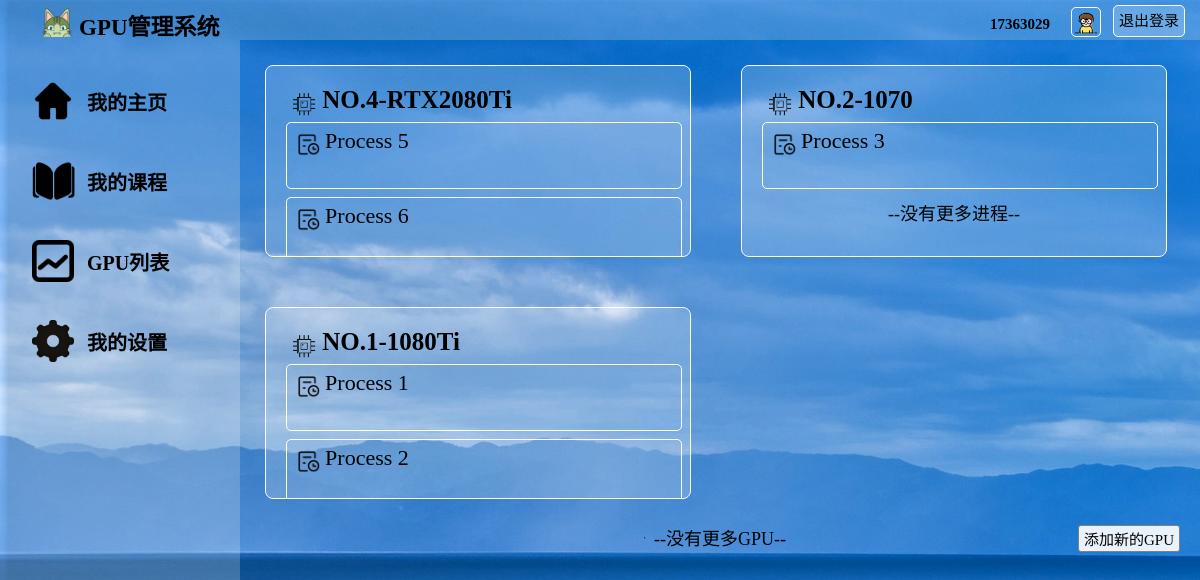
The app's page /process_teacher/ (signed in) with its own data.
### watchlist/models.py (models this page shows, shortened)
class User(db.Model, UserMixin):
    __tablename__ = 'User'
    id = db.Column(db.Integer, primary_key=True)                        # id（主键）
    username = db.Column(db.String(20))                                 # 用户名
    password_hash = db.Column(db.String(128))                           # 用户密码
    identity = db.Column(db.String(128))                                # 身份：学生or老师
    pic_path = db.Column(db.String(128), default="/static/pic/1.jpg")   # 用户头像地址
    stu_id = db.Column(db.String(20), default="未填写")                  # 学生学号
    ingrade = db.Column(db.String(20), default="未填写")                 # 学生年级
    inclass = db.Column(db.String(20), default="未填写")                 # 学生年班级

class GPU_course(db.Model):
    __tablename__ = 'GPU_course'
    id = db.Column(db.Integer, primary_key=True)  # id（主键）
    gpu_name = db.Column(db.String(50), db.ForeignKey('GPU.name'))        # gpu name
    course_name = db.Column(db.String(50), db.ForeignKey('Course.name'))  # 用户对应的课程

class Process(db.Model):
    __tablename__ = 'Process'
    id = db.Column(db.Integer, primary_key=True)                    # id（主键）
    name = db.Column(db.String(50))                                 # 程序的名称
    info = db.Column(db.String(300))                                # 程序的信息
    state = db.Column(db.String(50))                                # 是否运行完成
    result = db.Column(db.String(1000))                             # 程序的结果
    code = db.Column(db.String(10000))                              # 存储代码，方便以后编辑代码
    course_name = db.Column(db.String(50), db.ForeignKey('Course.name'))  # 程序所属的课程
    gpu_name = db.Column(db.String(50), db.ForeignKey('GPU.name'))  # 程序在哪个gpu上跑的

### watchlist/views.py (the view, shortened to what this page needs)
@app.route('/process_teacher/', methods=['GET', 'POST'])
def process_teacher():
    relations = Relation.query.filter_by(user_name=current_user.username).all()
    gpus = GPU_course.query.all()
    processes = Process.query.all()
    courses = Course.query.all()
    distinct_gpus=[]
    for r in relations:
        for c in courses:
            if c.name==r.course_name:
                for g in gpus:
                    if g.course_name==c.name:
                        distinct_gpus.append(g.gpu_name)
    distinct_gpus=list(set(distinct_gpus))
    return render_template('process_teacher.html',relations=relations,gpus=distinct_gpus,processes=processes,courses=courses)

### watchlist/__init__.py (called while the page is built)
@login_manager.user_loader
def load_user(user_id):
    from watchlist.models import User
    user = User.query.get(int(user_id))
    return user

@app.context_processor
def inject_user():
    from watchlist.models import User
    user = User.query.first()
    return dict(user=user)

### watchlist/templates/process_teacher.html (shortened to what this page needs)
<!DOCTYPE html>
<html lang="en">
<head>
	<link rel="stylesheet" href="/static/style.css" />
</head>
<body>
	<div id="container">
		<div id="header">
			<div id="logo">
				<img src="/static/pic/logo.png" alt="">
				<span>GPU管理系统</span>
			</div>
			<div id="other">
				<form form method="POST" action="/logout/">
					<a id="login_out" href="/logout/" class="button">退出登录</a>
					<div id="user_img">
						<img src="{{ current_user.pic_path }}" alt="image">
					</div>
					<div id="user_name">
						<span>{{ current_user.username }}</span>
					</div>
				</form>
			</div>
		</div>
		<div id="main">
			<div id="aside">
				<br>
				<div id="Home Page">
					<div class="asidepic">
						<img src="/static/pic/home.png" alt="">
					</div>
					<div class="asidechoices">
						<a href="/index_teacher/">我的主页</a>
					</div>
				</div>
				<div id="My courses">
					<div class="asidepic">
						<img src="/static/pic/courses.png" alt="">
					</div>
					<div class="asidechoices">
						<a href="/my_courses_teacher/">我的课程</a>
					</div>
				</div>
				<div id="Process">
					<div class="asidepic">
						<img src="/static/pic/process.png" alt="">
					</div>
					<div class="asidechoices">
						<a href="/process_teacher/">GPU列表</a>
					</div>
				</div>
				<div id="Settings">
					<div class="asidepic">
						<img src="/static/pic/settings.png" alt="">
					</div>
					<div class="asidechoices">
						<a href="/settings_teacher/">我的设置</a>
					</div>
				</div>
			</div>
			<div id="content">
				{% for g in gpus %}
				<div id="gpu_process" class="index_box">
					<a href="/GPUs/{{g[3:4]}}/">
						<div class="index_img">
							<img src="/static/pic/gpu.png" alt="">
						</div>
						{{g}}
					</a>
					{% for p in processes %}
					{% if p['gpu_name']==g %}
					<div class="index_coursebox">
						<a href="/process_teacher/{{p['id']}}/">
							<div class="index_img">
								<img src="/static/pic/process_.png" alt="">
							</div>
							{{p['name']}}
						</a>
					</div>
					{% endif %}
					{% endfor %}
					<p class="index_box_no">--没有更多进程--</p>
				</div>
				{% endfor %}
				<p class="index_box_no" style="clear:both;">--没有更多GPU--</p>
				<a id="new_notice_submit" href="/new_gpus/" class="button" style="margin-right:20px;margin-top:-35px;">
					添加新的GPU
				</a>
			</div>
		</div>
</body>
</html>

### watchlist/static/style.css (style rules this page uses)
* { margin: 0; padding: 0; font-family: "阿里巴巴普惠体", "微软雅黑"; color: black; }
html { height: 100%; background:url("pic/bg.gif") repeat-y; background-size: cover; }
#container { margin: 0; height: 100%; }
#header { height: 40px; width: 100%; position: fixed; z-index: 1000;left: 0; top: 0; }
#login_out { height: 30px; padding: 0 5px; margin:5px 15px 6px 2px; font-size:15px; line-height: 30px; float:right; background: rgba(255, 255, 255, 0.2); color:black; text-decoration: none; border:1px solid white; border-radius: 5px; }
#user_img { margin-top: 5px; margin-right: -40px padding-top: -50px; float: right; margin: 10px; height: 30px; width: 30px; }
#user_img img { margin-top:-15px; width: 95%; height:95%; border: 1px solid white; border-radius: 5px; }
#user_name { width: 80px; height: 88%; float: right; margin:1px -10px 1px 0; padding: 1px; color: black; text-align: right; }
#user_name span { font-size: 15px; font-weight: bold; }
#logo { height: 100%; width: 20%; float: left; background: rgba(255, 255, 255, 0.2); }
#logo img { float: left; margin-left: 40px; height: 85%; margin-top: 3px; }
#logo span { float: left; margin-left: 5px; margin-top: 8px; font-weight: bold; font-size: 23px; }
#other { height: 100%; width: 80%; float: left; background: rgba(255, 255, 255, 0.2); text-align: right; line-height: 40px; font-size: 20px; color: black; }
#other span { height: 80%; width: 20%; color: black; margin-right:20px; }
#main { height: auto; }
#aside { margin-top: 40px; float: left; width: 20%; height: 100%; background: rgba(255, 255, 255, 0.2); position: fixed; }
#aside div { height: 60px; margin: auto; text-align: left; margin-left: 5px; padding: 10px; }
#aside a { text-decoration: none; text-align: center; font-size: 20px; line-height: 50px; height: 60px; color: black; margin: 5px; padding: 2px; font-weight: bold; }
.asidepic { height: 80%; width: 25px; float: left; line-height: 100%; }
.asidepic img { height: 70%; margin: 2px; }
.asidechoices { height: 80%; float: left; margin:2px; padding: 2px; }
#content { float: right; width: 80%; height: 100%; overflow: auto; margin-top:40px; }
.index_box { height: 150px; width: 40%; float: left; margin: 25px; border: 1px solid white; background: rgba(255, 255, 255, 0.2); padding: 20px; font-size: 20px; border-radius: 8px; overflow: auto; }
.index_box a { font-size: 25px; text-decoration: none; color: black; font-weight: bold; }
.index_img { height: 1.5em; float: left; line-height: 100%; }
.index_img img { height: 70%; margin: 5px; }
.index_box_no { font-size: 18px; margin: 10px; text-align: center }
.index_coursebox { font-size: 22px; border: 1px solid white; height: 55px; width: 100%; border-radius: 5px; margin-top: 8px; padding: 5px; }
.index_coursebox a { font-size: 22px; color: black; font-weight: normal; }
#new_notice_submit { float: right; padding:2px 5px; margin:1px; font-size:15px; background: rgba(255, 255, 255,0.9); color:black; border-radius: 3px; text-decoration: none; border:1px solid grey; }

### records on screen
User: pic_path (picture), username "17363029"
GPU_course: gpu_name "NO.4-RTX2080Ti"
Process: name "Process 5"
Process: name "Process 6"
GPU_course: gpu_name "NO.2-1070"
Process: name "Process 3"
GPU_course: gpu_name "NO.1-1080Ti"
Process: name "Process 1"
Process: name "Process 2"
